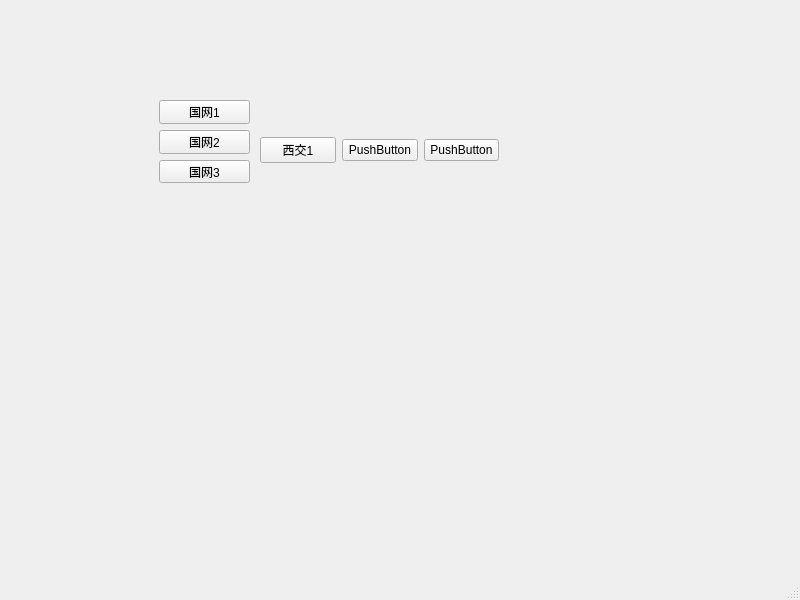
<?xml version="1.0" encoding="UTF-8"?>
<ui version="4.0">
 <class>MainWindow</class>
 <widget class="QMainWindow" name="MainWindow">
  <property name="geometry">
   <rect>
    <x>0</x>
    <y>0</y>
    <width>800</width>
    <height>600</height>
   </rect>
  </property>
  <property name="windowTitle">
   <string>MainWindow</string>
  </property>
  <widget class="QWidget" name="centralwidget">
   <widget class="QWidget" name="verticalLayoutWidget">
    <property name="geometry">
     <rect>
      <x>159</x>
      <y>100</y>
      <width>91</width>
      <height>83</height>
     </rect>
    </property>
    <layout class="QVBoxLayout" name="verticalLayout">
     <item>
      <widget class="QPushButton" name="pushButton">
       <property name="text">
        <string>国网1</string>
       </property>
      </widget>
     </item>
     <item>
      <widget class="QPushButton" name="pushButton_3">
       <property name="text">
        <string>国网2</string>
       </property>
      </widget>
     </item>
     <item>
      <widget class="QPushButton" name="pushButton_2">
       <property name="text">
        <string>国网3</string>
       </property>
      </widget>
     </item>
    </layout>
   </widget>
   <widget class="QWidget" name="horizontalLayoutWidget">
    <property name="geometry">
     <rect>
      <x>260</x>
      <y>110</y>
      <width>239</width>
      <height>80</height>
     </rect>
    </property>
    <layout class="QHBoxLayout" name="horizontalLayout">
     <item>
      <widget class="QPushButton" name="pushButton_6">
       <property name="text">
        <string>西交1</string>
       </property>
      </widget>
     </item>
     <item>
      <widget class="QPushButton" name="pushButton_5">
       <property name="text">
        <string>PushButton</string>
       </property>
      </widget>
     </item>
     <item>
      <widget class="QPushButton" name="pushButton_4">
       <property name="text">
        <string>PushButton</string>
       </property>
      </widget>
     </item>
    </layout>
   </widget>
  </widget>
  <widget class="QMenuBar" name="menubar">
   <property name="geometry">
    <rect>
     <x>0</x>
     <y>0</y>
     <width>800</width>
     <height>23</height>
    </rect>
   </property>
  </widget>
  <widget class="QStatusBar" name="statusbar"/>
 </widget>
 <resources/>
 <connections/>
</ui>
